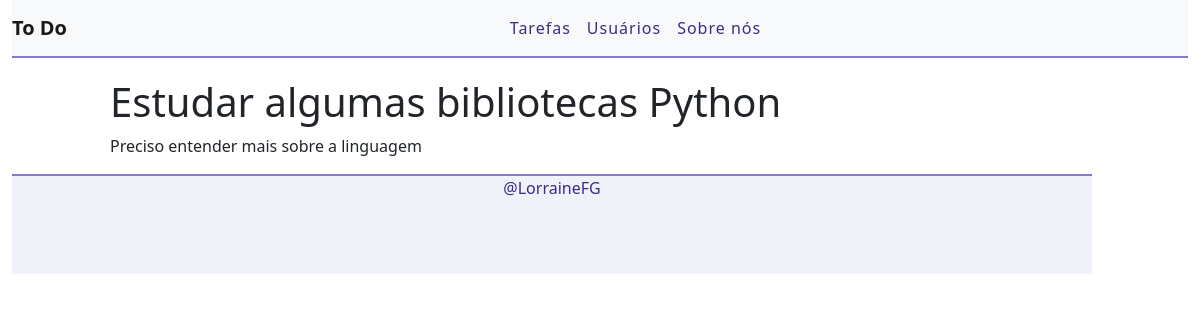
Screenshot of /task/12 with the database file from the repository.
### task/models.py (models this page shows, shortened)
class Task(models.Model):
    STATUS = (
        ('Doing', 'Doing'),
        ('Done', 'Done'),
    )
    title = models.CharField(max_length=255)
    description = models.TextField()
    done = models.CharField(max_length=5, choices=STATUS)
    created_al = models.DateTimeField(auto_now_add=True)
    Uptade_al = models.DateTimeField(auto_now = True)

### task/views.py (the view)
# urls.py: path('task/<int:id>', views.taskView, name="task-view"),
def taskView(request, id):
  task = get_object_or_404(Task, pk=id)
  return render(request, 'task/task.html', {'task': task})

### task/templates/task/task.html (shortened to what this page needs)
{% extends 'base.html' %}
{% block content%}
<div class= "offset-1 col-10 list-div">
  <h1> {{task.title}}</h1>
  <p>{{task.description}}</p>
</div>
{% endblock %}

### task/static/css/styles.css (style rules this page uses)
:root { --main-color: #3E2B82; --second-color: #8579D2; --base-color: #F0F2FA; --text-main-color: black; --text-second-color: #4A8E2F; --yellow-color:#BAC247; --blue-color: #B6DEE7; }
.list-div { padding: 0; }

### rows the page displays
Task: title "Estudar algumas bibliotecas Python", description "Preciso entender mais sobre a linguagem"
